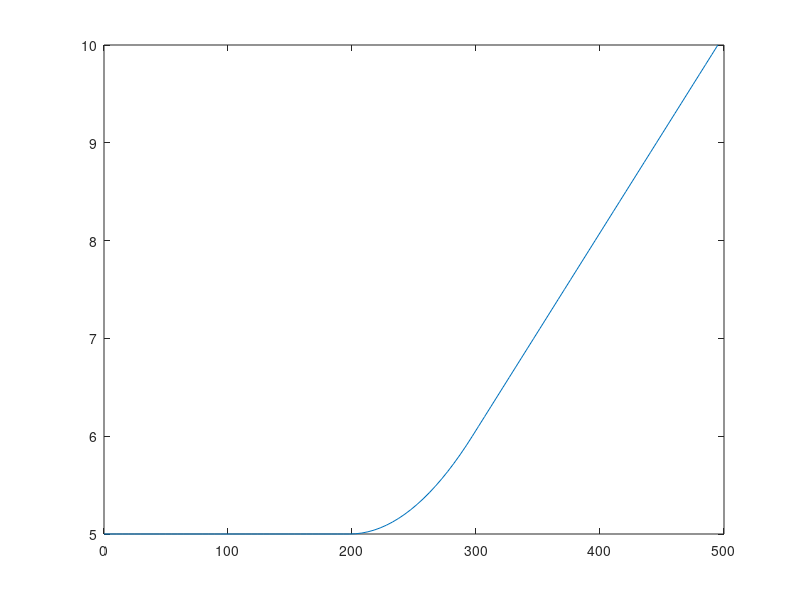

Write MATLAB code to recreate this figure.

Xlen = 500;

test = zeros(1,50)+5;
t2 = 5:0.1:10 ;

test = [test, t2];
testX=0:Xlen/length(test):Xlen-1;

plot(testX,test);


FixSpan = 10;
FixPoint = 51;

dec0 = 0;
dec1 =  (test(53)-test(52))/(testX(2)-testX(1))
dx = testX(2)-testX(1);


t = 0;
P = [testX(FixPoint-FixSpan);5];
Q = [testX(FixPoint);5];
R = [testX(FixPoint+FixSpan);test(FixPoint+FixSpan)];

F = (1-t)^2 * P + 2*t*(1-t)*Q + R*t^2;

new_testY = zeros(1,3);
new_testX = zeros(1,3);

i = FixPoint-FixSpan;
for t = 0:1/(2*FixSpan):1
    
    temp = (1-t)^2 * P + 2*t*(1-t)*Q + R*t^2;
    testX(i) = temp(1);
    test(i) = temp(2);
    i = i + 1;
end

plot(testX, test)
